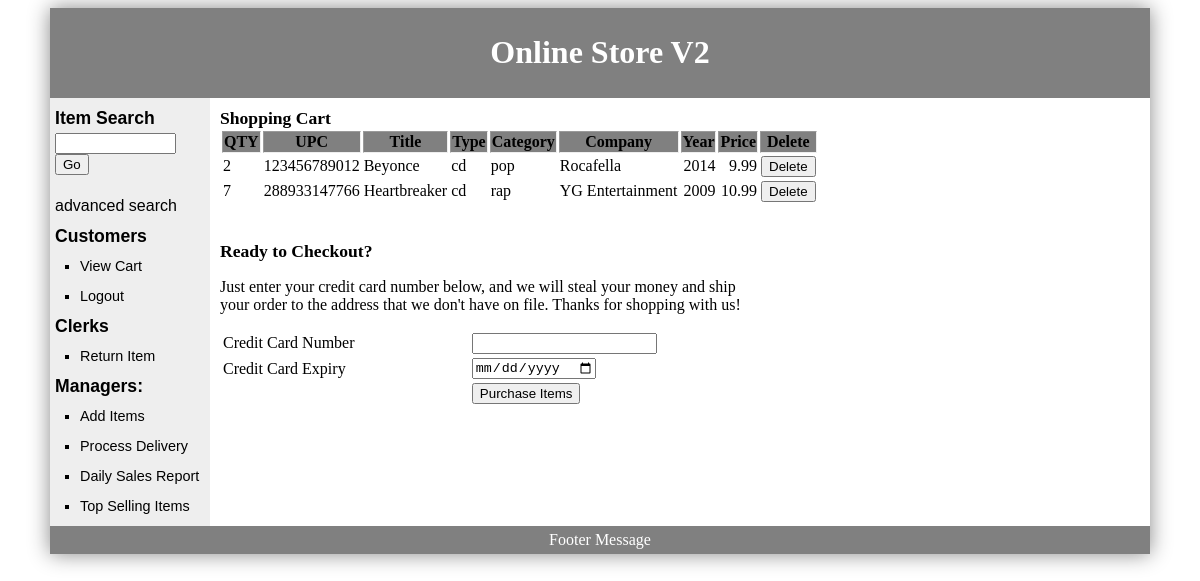
The app's page /?page=view_cart (signed in) with its own data.
### tables this page shows
create table item
	(it_upc char(12) not null,
	it_title varchar(40) not null,
	type varchar(3) not null,  
	category char(12) not null,  
	company varchar(40) not null,
	year YEAR(4) not null,
	price DECIMAL(10,2) not null,
	stock int not null,
	PRIMARY KEY (it_upc)
	);

### views/customer/view_cart.php (the view, shortened to what this page needs)
<?php
 function generateCartDisplay(){
	 foreach($_SESSION['cart'] as $key => $value){
		 getItemRow($key, $value);
	 }
 }
 function getItemRow($upc, $qty){
	global $connection;
 	$result = $connection->query("SELECT * FROM item WHERE it_upc = $upc");
	while($row = $result->fetch_assoc()) {
	    print '<tr>';
		    print '<td>'.$qty.'</td>';
		    print '<td>'.$row["it_upc"].'</td>';
		    print '<td>'.$row["it_title"].'</td>';
		    print '<td>'.$row["type"].'</td>';
		    print '<td>'.$row["category"].'</td>';
		    print '<td>'.$row["company"].'</td>';
		    print '<td style="text-align:right">'.$row["year"].'</td>';
		    print '<td style="text-align:right">'.$row["price"].'</td>';
		    print '<form name="delete_item" method="post" action="">';
		    print '<td style="text-align:right"><input type=submit value="Delete"></td>';
	    print '</form></tr>';
	}
 }
 ?>
<h2>Shopping Cart</h2>
 <table border="1" width="500px";>
	 <tr>
		 <th>QTY</th>
		 <th>UPC</th>
		 <th>Title</th>
		 <th>Type</th>
		 <th>Category</th>
		 <th>Company</th>
		 <th>Year</th>
		 <th>Price</th>
		 <th>Delete</th>
	 </tr>
	 <?php  if(isset($_SESSION['cart']) && is_array($_SESSION['cart'])){
				 generateCartDisplay();
 			}
 	 ?>
  </table><br /><br />
  <h2>Ready to Checkout?</h2>
  <p>Just enter your credit card number below, and we will steal your money and ship <br />your order to the address that we don't have on file. Thanks for shopping with us!</p>
   <table>
	   <form name="purchase_submit" method="post" action="?page=purchase">
	 <tr>
		 <td>Credit Card Number</td>
		 <td><input type="text" name="user_ccno"></td>
	 </tr>
	 <tr>
		 <td>Credit Card Expiry</td>
		 <td><input type=date name="user_ccex"></td>
	 </tr>
	 <tr>
		 <td></td>
		 <td><input type=submit value="Purchase Items"></td>
	 </tr>
	   </form>
 </table>

### css/default.css (style rules this page uses)
table, table td { border:0px; }
table th { background-color: grey; }
h2 { font-size: 1.1em; padding:0px; margin:0px; }
#content table { width:100%; }

### records on screen
item: qty "2", it_upc "123456789012", it_title "Beyonce", type "cd", category "pop", company "Rocafella", year "2014", price "9.99"
item: qty "7", it_upc "288933147766", it_title "Heartbreaker", type "cd", category "rap", company "YG Entertainment", year "2009", price "10.99"
